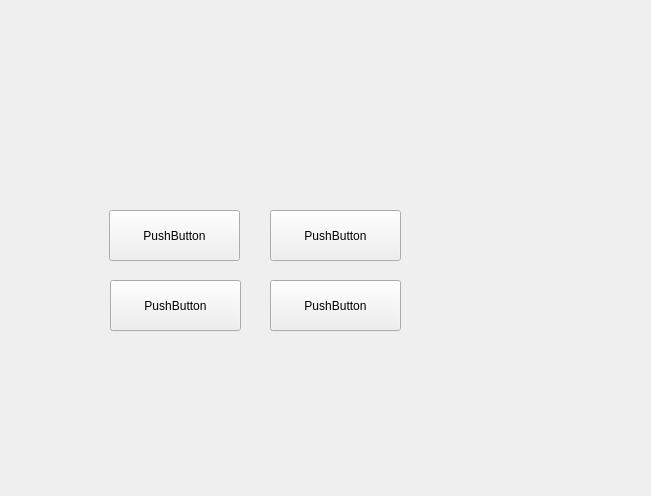
<?xml version="1.0" encoding="UTF-8"?>
<ui version="4.0">
 <class>Widget</class>
 <widget class="QWidget" name="Widget">
  <property name="geometry">
   <rect>
    <x>0</x>
    <y>0</y>
    <width>651</width>
    <height>496</height>
   </rect>
  </property>
  <property name="windowTitle">
   <string>Widget</string>
  </property>
  <widget class="SimpleButton_1" name="pushButton">
   <property name="geometry">
    <rect>
     <x>109</x>
     <y>210</y>
     <width>131</width>
     <height>51</height>
    </rect>
   </property>
   <property name="text">
    <string>PushButton</string>
   </property>
  </widget>
  <widget class="SimpleButton_2" name="pushButton_2">
   <property name="geometry">
    <rect>
     <x>270</x>
     <y>210</y>
     <width>131</width>
     <height>51</height>
    </rect>
   </property>
   <property name="text">
    <string>PushButton</string>
   </property>
  </widget>
  <widget class="SimpleButton_3" name="pushButton_3">
   <property name="geometry">
    <rect>
     <x>110</x>
     <y>280</y>
     <width>131</width>
     <height>51</height>
    </rect>
   </property>
   <property name="text">
    <string>PushButton</string>
   </property>
  </widget>
  <widget class="SimpleButton_4" name="pushButton_4">
   <property name="geometry">
    <rect>
     <x>270</x>
     <y>280</y>
     <width>131</width>
     <height>51</height>
    </rect>
   </property>
   <property name="text">
    <string>PushButton</string>
   </property>
  </widget>
 </widget>
 <customwidgets>
  <customwidget>
   <class>SimpleButton_1</class>
   <extends>QPushButton</extends>
   <header location="global">simplebutton_1.h</header>
  </customwidget>
  <customwidget>
   <class>SimpleButton_2</class>
   <extends>QPushButton</extends>
   <header location="global">simplebutton_2.h</header>
  </customwidget>
  <customwidget>
   <class>SimpleButton_3</class>
   <extends>QPushButton</extends>
   <header location="global">simplebutton_3.h</header>
  </customwidget>
  <customwidget>
   <class>SimpleButton_4</class>
   <extends>QPushButton</extends>
   <header location="global">simplebutton_4.h</header>
  </customwidget>
 </customwidgets>
 <resources/>
 <connections/>
</ui>
